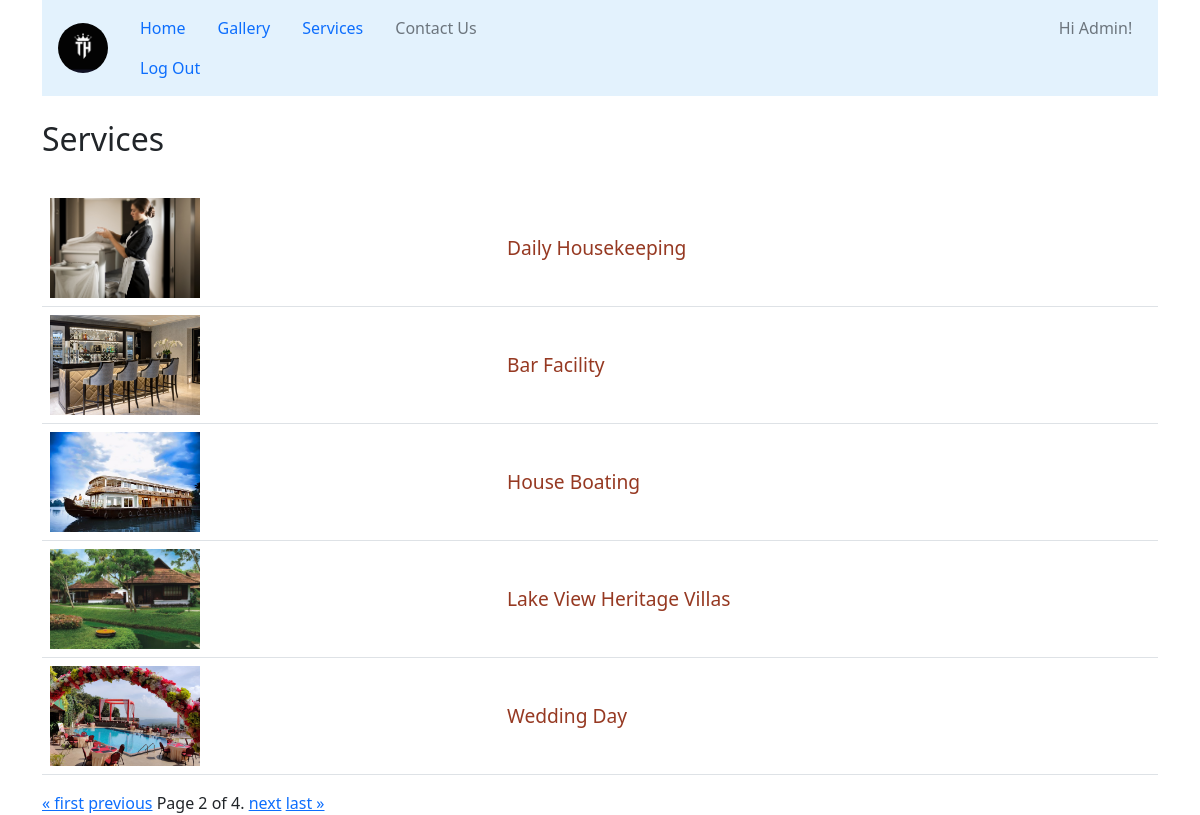
The app's page /services/?page=2 (signed in) with its own data.
### Apps/Services/models.py (models this page shows, shortened)
class Services(models.Model):
    name = models.CharField(max_length=40)
    slug = models.SlugField(unique=True, default=name)
    discription = RichTextField(null=True)
    create_time = DateTimeField(blank=True, auto_now_add=True)
    last_used_time = DateTimeField(null=True, blank=True)

class Images(models.Model):
    number = models.ForeignKey(Services, on_delete=models.CASCADE)
    images = models.ImageField(upload_to="service_images", max_length=256)

### Apps/Services/views.py (the view, shortened to what this page needs)
# urls.py: path('', views.PageList.as_view(), name='lists'),
class PageList(ListView):
    template_name = 'services/service_list.html'
    context_object_name = 'resort_services'
    paginate_by = 5
    def get_queryset(self):
        return Services.objects.order_by('-create_time')

### templates/services/service_list.html (shortened to what this page needs)
<!doctype html>
<html lang="en">
<head>
    {% load static %}
<link rel="stylesheet" type="text/css" href="{% static 'assets/css/bootstrap.min.css' %}">
<link rel="stylesheet" type="text/css" href="{% static 'mine/css/style.css' %}">
</head>
<body>
    <div class="container">
         <nav class="navbar navbar-expand-lg navbar-light" style="background-color: #e3f2fd;">
            <a class="navbar-brand" href="{% url 'Authentication:index' %}"><img class="rounded-circle ms-3 logo" src="/static/assets/images/th-logo.png" alt="logo" style="width: 50px;height: 50px;"></a>
            <ul class="nav-bar nav">
                <li class="nav-item">
                    <a class="nav-link" href="{% url 'Authentication:index' %}">Home</a>
                </li>
                    <li class="nav-item">
                        <a class="nav-link" href="{% url 'service:infinity' %}">Gallery</a>
                    </li>
                    <li class="nav-item">
                        <a class="nav-link" href="{% url 'service:lists' %}">Services</a>
                    </li>
                    <li class="nav-item">
                        <a class="nav-link disabled" href="#">Contact Us</a>
                    </li>
                {% if user.is_authenticated %}
                <li class="nav-item" style="margin-left:550px;">
                        <a class="nav-link disabled" href="#">Hi {{ user.username | capfirst}}!</a>
                    </li>
                <li class="nav-item" >
                        <a class="nav-link" href="{% url 'logout' %}?next={{ request.get_full_path }}">Log Out</a>
                </li>
                {% endif %}
             </ul>
        </nav>
        <br> <h2>Services</h2> <br>
        <table class="table">
            {% if resort_services %}
            {% for list in resort_services %}
            <tr>
                <td>
                    {% if list.images_set.all %}
                        <img src="{{ list.images_set.first.images.url }}" alt="img" class="list-img">
                    {% else %}
                        <p>No Images available</p>
                    {% endif %}
                </td>
                <td class=" align-middle"><a class="elements" href="{% url 'service:data' list.slug %}">{{ list.name }}</a></td>
            </tr>
            {% endfor %}
            {% else %}
            <tr>
                <th> <strong>No Data Available!</strong></th>
            </tr>
            {% endif %}
        </table>
            <div class="pagination">
                <span class="step-links">
                    {% if page_obj.has_previous %}
                        <a href="?page=1">&laquo; first</a>
                        <a href="?page={{ page_obj.previous_page_number }}">previous</a>
                    {% endif %}
                    <span class="current">
                        Page {{ page_obj.number }} of {{ page_obj.paginator.num_pages }}.
                    </span>
                    {% if page_obj.has_next %}
                        <a href="?page={{ page_obj.next_page_number }}">next</a>
                        <a href="?page={{ page_obj.paginator.num_pages }}">last &raquo;</a>
                    {% endif %}
                </span>
            </div>
    </div>
</body>
</html>

### static/mine/css/style.css (style rules this page uses)
::placeholder { padding: 15px; }
.list-img { width: 150px; height: 100px; max-width: 150px; max-height: 150px; object-fit: cover; }
.elements { text-decoration: none; color: rgb(150, 57, 34); font-weight: 400; font-size: larger; }

### records on screen
Services: images_set.first.images (picture), name "Daily Housekeeping"
Services: images_set.first.images (picture), name "Bar Facility"
Services: images_set.first.images (picture), name "House Boating"
Services: images_set.first.images (picture), name "Lake View Heritage Villas"
Services: images_set.first.images (picture), name "Wedding Day"

### other values on screen
{{ user.username | capfirst }} "Admin"
{{ page_obj.number }} "2"
{{ page_obj.paginator.num_pages }} "4"
